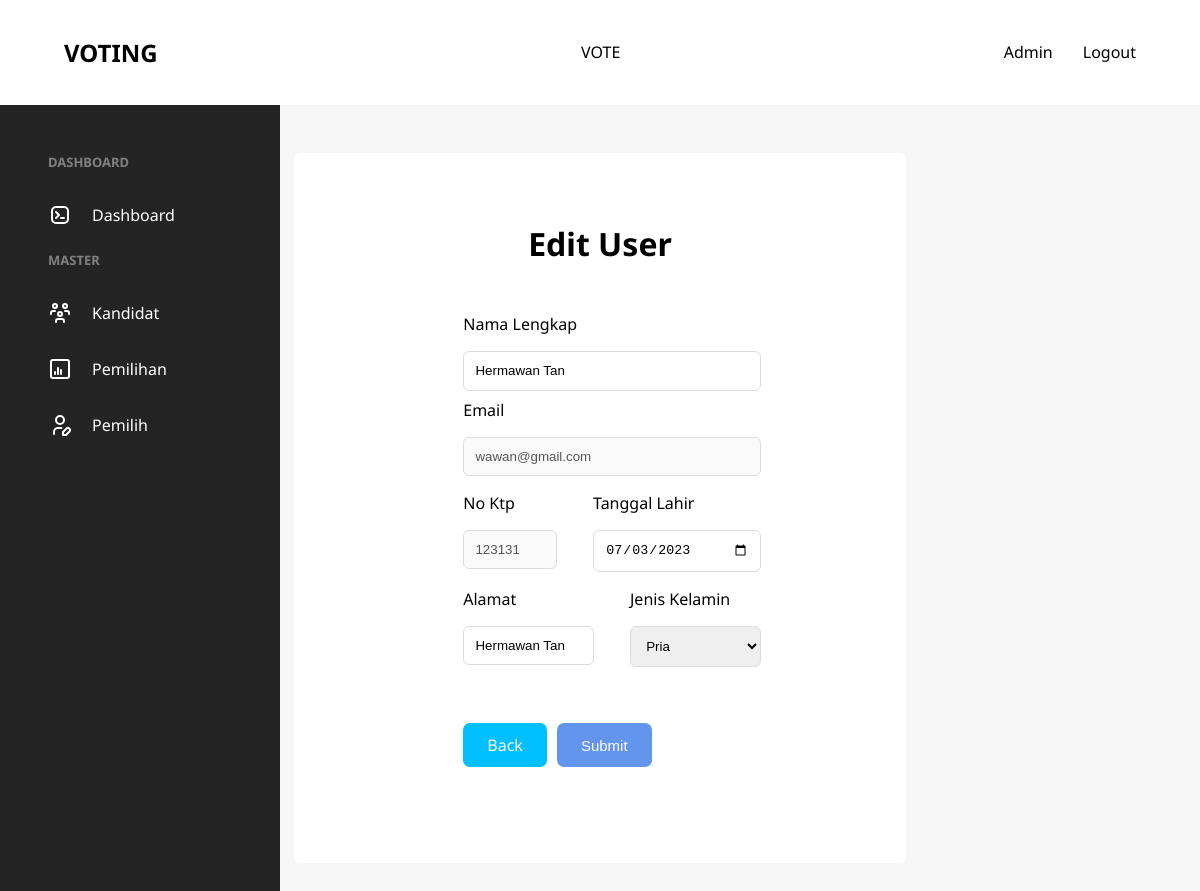
Page /view/admin/pemilih/edit.php?id=19 (signed in) on the committed database.
### tables this page shows
CREATE TABLE `user` (
  `id` int(11) NOT NULL,
  `nama_lengkap` varchar(100) NOT NULL,
  `email` varchar(100) NOT NULL,
  `no_ktp` varchar(100) NOT NULL,
  `alamat` text NOT NULL,
  `tanggal_lahir` date NOT NULL,
  `password` varchar(255) NOT NULL,
  `role` enum('pemilih','admin') NOT NULL,
  `jenis_kelamin` enum('pria','wanita') NOT NULL,
  `vote_candidate_id` int(11) NOT NULL
);

### view/admin/pemilih/edit.php (the view, shortened to what this page needs)
<?php
require_once("../../../config/database.php");
$id = $_GET['id'];
$sql = "SELECT * FROM user WHERE id = $id";
$stmt = $pdo->query($sql);
$user = $stmt->fetch(PDO::FETCH_ASSOC);
?>
<?php
require_once("../../inc/header.php");
require_once("../../inc/admin_sidebar.php");
?>
<main class="admin form-crud">
    <h1>Edit User</h1>
    <form action="" method="post">
        <div class="input-wrapper">
            <label for="nama_lengkap">Nama Lengkap</label>
            <input type="text" name="nama_lengkap" id="nama_lengkap" required value="<?= $user['nama_lengkap'] ?>">
        </div>
        <div class="input-wrapper">
            <label for="email">Email</label>
            <input type="email" name="email" id="email" disabled value="<?= $user['email'] ?>">
        </div>
        <div class="input-flex">
            <div class="input-wrapper">
                <label for="no_ktp">No Ktp</label>
                <input type="number" name="no_ktp" id="no_ktp" disabled value="<?= $user['no_ktp'] ?>">
            </div>
            <div class="input-wrapper">
                <label for="tanggal_lahir">Tanggal Lahir</label>
                <input type="date" name="tanggal_lahir" id="tanggal_lahir" required value="<?= $user['tanggal_lahir'] ?>">
            </div>
        </div>
        <div class="input-flex">
            <div class="input-wrapper">
                <label for="alamat">Alamat</label>
                <input type="text" name="alamat" id="alamat" required value="<?= $user['nama_lengkap'] ?>">
            </div>
            <div class="input-wrapper">
                <label for="jenis_kelamin">Jenis Kelamin</label>
                <select name="jenis_kelamin" id="jenis_kelamin" required>
                    <option value="pria" <?= $user['jenis_kelamin'] == 'pria' ? 'selected' : "" ?>>Pria</option>
                </select>
            </div>
        </div>
        <div class="crud-button-wrapper">
            <a href="index.php">Back</a>
            <button type="submit" name="submit">Submit</button>
        </div>
    </form>
</main>
<?php
require_once("../../inc/footer.php");
?>

### rows in the picture
user: nama_lengkap "Hermawan Tan", email "wawan@gmail.com", no_ktp "123131", tanggal_lahir "07/03/2023", alamat "Hermawan Tan", jenis_kelamin "Pria"
